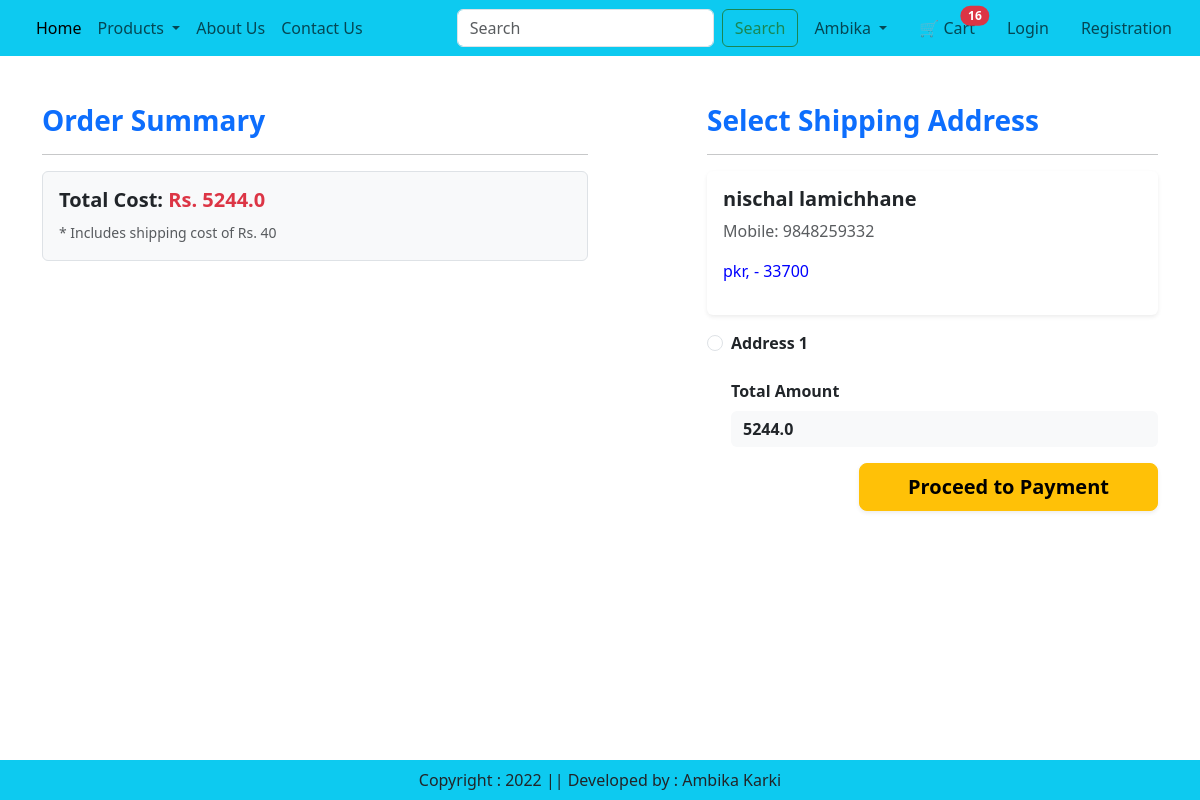
Screenshot of /checkout/ (signed in) with the database file from the repository.
### app/models.py (models this page shows, shortened)
class Customer(models.Model):
    user=models.ForeignKey(User,on_delete=models.CASCADE)
    name=models.CharField(max_length=200)
    locality=models.CharField(max_length=200)
    country=models.CharField(max_length=50)
    mobile=models.IntegerField(default=0)
    zipcode=models.IntegerField()
    district=models.CharField(choices=STATE_CHOICES,max_length=100)

### app/views.py (the view)
# urls.py: path('checkout/',views.checkout.as_view(),name="checkout"),
@method_decorator(login_required,name='dispatch')
class checkout(View):
    def get(self,request):
        user=request.user
        add=Customer.objects.filter(user=user)
        carts=Carts.objects.filter(user=user)
        totamount=0
        for a in carts:
            value=a.quantity * a.product.discount_price
            totamount=totamount+value
        totalamount=totamount+40   #adding delivery charge
        car_count=len(Carts.objects.filter(user=request.user)) if request.user.is_authenticated else 0
        return render(request,'app/checkout.html',{"add":add,"carts":carts,"totamount":totamount,"totalamount":totalamount,"car_count":car_count})

### app/templates/app/checkout.html (shortened to what this page needs)
{% extends 'app/index.html' %}
{% load static %}
{% block main-content %}
<div class="container py-5">
    <div class="row">
        <div class="col-md-6">
            <h3 class="text-primary fw-bold">Order Summary</h3>
            <hr>
            <div class="p-3 bg-light border rounded mt-3">
                <h5 class="fw-bold">Total Cost: <span class="text-danger">Rs. {{ totalamount }}</span></h5>
                <small class="text-muted">* Includes shipping cost of Rs. 40</small>
            </div>
        </div>
        <div class="col-md-5 offset-md-1">
            <h3 class="text-primary fw-bold">Select Shipping Address</h3>
            <hr>
            <form id="myform" method="post" action="{% url 'esewarequest' %}">
                {% for ad in add %}
                <div class="card shadow-sm border-0 mb-3">
                    <div class="card-body">
                        <h5 class="fw-bold text-dark">{{ ad.name }}</h5>
                        <p class="text-muted">Mobile: {{ ad.mobile }}</p>
                        <p>{{ ad.locality }}, {{ ad.city }} - {{ ad.zipcode }}</p>
                    </div>
                </div>
                <div class="form-check mt-2 mb-4">
                    <input class="form-check-input" type="radio" name="customerid" id="customeradd{{ forloop.counter }}" value="{{ ad.id }}">
                    <label class="form-check-label fw-bold" for="customeradd{{ forloop.counter }}">
                        Address {{ forloop.counter }}
                    </label>
                </div>
                {% endfor %}
                <div class="form-check mb-3">
                    <label for="totalamount" class="form-label fw-bold">Total Amount</label>
                    <input type="number" class="form-control border-0 bg-light text-dark fw-bold" name="amount" value="{{ totalamount }}" readonly>
                </div>
                <div class="text-end">
                    <button type="submit" class="btn btn-warning btn-lg px-5 fw-bold shadow-sm">Proceed to Payment</button>
                </div>
            </form>
        </div>
    </div>
</div>
{% endblock main-content %}

### app/static/app/css/style.css (style rules this page uses)
p { color:blue; }

### rows the page displays
Customer: name "nischal lamichhane", mobile "9848259332", locality "pkr", zipcode "33700"

### other values shown
{{ car_count }} "16"
{{ totalamount }} "5244.0"
